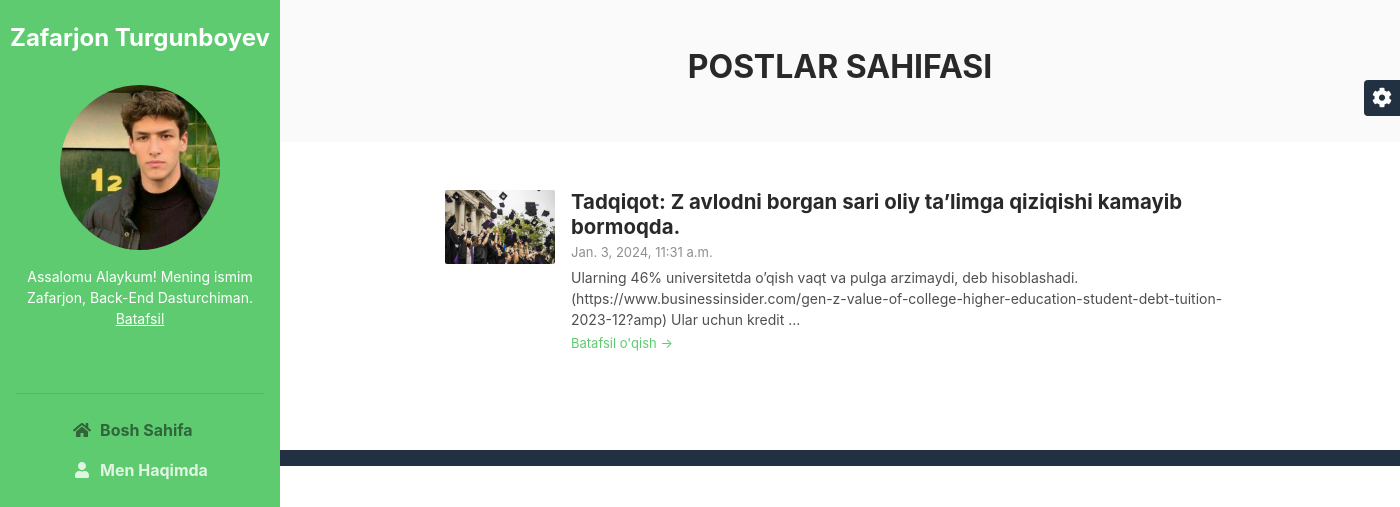
Before: / with the older database file.
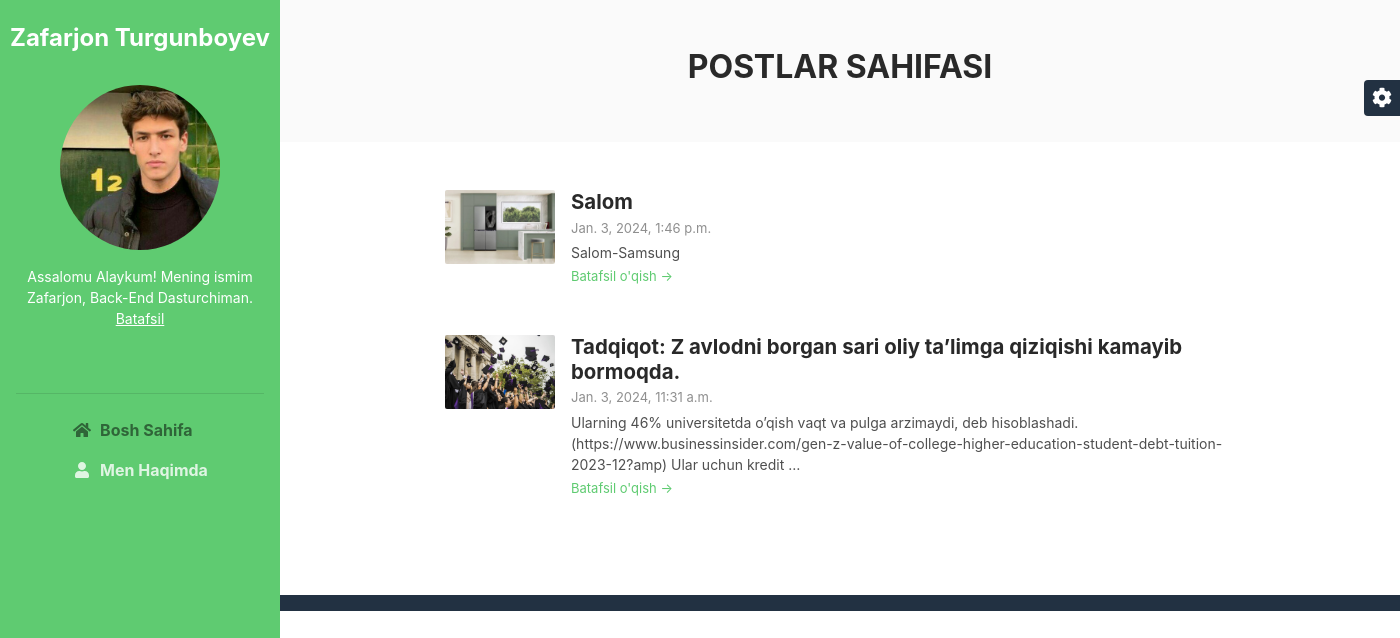
After: the same page with the newer database file.
### blogapp/models.py (models this page shows, shortened)
class HomePostNews(models.Model):
    sarlavha = models.CharField(max_length=250)
    slug = models.CharField(max_length=250)
    matn = models.TextField()
    rasm = models.ImageField(upload_to="media")
    url = models.URLField(blank=True)
    yaratilgan_sana = models.DateTimeField(auto_now_add=True)
    class Meta:
        ordering = ["-yaratilgan_sana"]

### blogapp/views.py (the view)
# urls.py: path('', HomeView.as_view(), name="homeview"),
class HomeView(ListView):
    model = HomePostNews
    fileds = '__all__'
    template_name = 'index.html'
    context_object_name = "home_yangiliklar"

### templates/index.html (shortened to what this page needs)
<!DOCTYPE html>
<html lang="en">
<head>
	{% load static %}
    <link id="theme-style" rel="stylesheet" href="{% static 'assets/css/theme-1.css' %}">
</head>
<body>
    <header class="header text-center">
	    <h1 class="blog-name pt-lg-4 mb-0"><a href="index.html">Zafarjon Turgunboyev</a></h1>
	    <nav class="navbar navbar-expand-lg navbar-dark" >
			<div id="navigation" class="collapse navbar-collapse flex-column" >
				<div class="profile-section pt-3 pt-lg-0">
				    <img class="profile-image mb-3 rounded-circle mx-auto" src="{% static 'assets/images/myself.png' %}" alt="image" >
					<div class="bio mb-3">Assalomu Alaykum! Mening ismim Zafarjon, Back-End Dasturchiman.<br><a href="{% url 'aboutview' %}">Batafsil</a></div>
					<ul class="social-list list-inline py-3 mx-auto">
			        </ul>
			        <hr>
				</div>
				<ul class="navbar-nav flex-column text-left">
					<li class="nav-item active">
					    <a class="nav-link" href="{% url 'homeview' %}"><i class="fas fa-home fa-fw mr-2"></i>Bosh Sahifa <span class="sr-only">(current)</span></a>
					</li>
					<li class="nav-item">
					    <a class="nav-link" href="{% url 'aboutview' %}"><i class="fas fa-user fa-fw mr-2"></i>Men Haqimda</a>
					</li>
				</ul>
			</div>
		</nav>
    </header>
    <div class="main-wrapper">
	    <section class="cta-section theme-bg-light py-5">
		    <div class="container text-center">
			    <h2 class="heading">POSTLAR SAHIFASI</h2>
		    </div>
	    </section>
	    <section class="blog-list px-3 py-5 p-md-5">
			{% for post in home_yangiliklar %}
		    <div class="container">
			    <div class="item mb-5">
					<div class="media">
					    <img class="mr-3 img-fluid post-thumb d-none d-md-flex" src="{{post.rasm.url}}" alt="image">
					    <div class="media-body">
						    <h3 class="title mb-1"><a href="{% url 'detail' slug=post.slug %}">{{post.sarlavha}}</a></h3>
						    <div class="meta mb-1"><span class="date">{{post.yaratilgan_sana}}</span></div>
						    <div class="intro">{{post.matn |truncatewords:14 }}</div>
						    <a class="more-link" href="{% url 'detail' slug=post.slug %}">Batafsil o'qish &rarr;</a>
					    </div>
				    </div>
			    </div>
			</div>
			{% endfor %}
	    </section>
	    <footer class="footer text-center py-2 theme-bg-dark">
	    </footer>
    </div>
    <div id="config-panel" class="config-panel d-none d-lg-block">
        <div class="panel-inner">
            <a id="config-trigger" class="config-trigger config-panel-hide text-center" href="#"><i class="fas fa-cog fa-spin mx-auto" data-fa-transform="down-6" ></i></a>
        </div>
    </div>
</body>
</html>

Changed rows visible on the page:
added HomePostNews: rasm (picture), sarlavha "Salom", yaratilgan_sana "Jan. 3, 2024, 1:46 p.m.", matn "Salom-Samsung"
